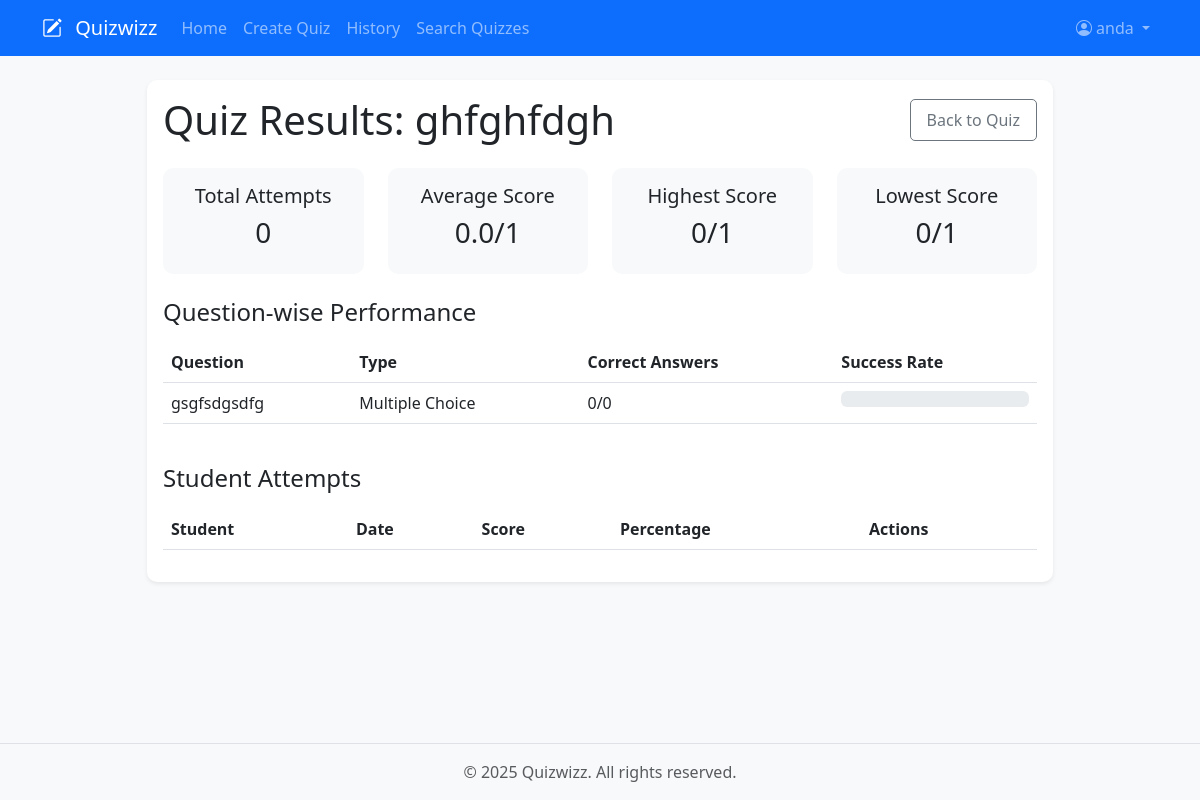
Page /quiz/quiz/1/results (signed in) on the committed database.
### app/models/user.py (models this page shows, shortened)
class User(UserMixin, db.Model):
    __tablename__ = 'users'
    id = db.Column(db.Integer, primary_key=True)
    username = db.Column(db.String(64), unique=True, nullable=False)
    email = db.Column(db.String(120), unique=True, nullable=False)
    password_hash = db.Column(db.String(128))
    role = db.Column(db.String(20), nullable=False, default='student')
    is_teacher = db.Column(db.Boolean, default=False)
    created_at = db.Column(db.DateTime, default=datetime.utcnow)
    profile_picture = db.Column(db.String(200), default='default.jpg')
    bio = db.Column(db.Text)
    quizzes = db.relationship('Quiz', back_populates='author', lazy='dynamic')
    quiz_attempts = db.relationship('QuizAttempt', back_populates='student', lazy='dynamic', overlaps="attempts,user")
    shared_quizzes = db.relationship('Quiz', secondary='shared_quizzes', back_populates='shared_with_users', lazy='dynamic', overlaps="shared_quizzes_list,shared_with_users")
    feedback = db.relationship(QuizFeedback, backref='student', lazy='dynamic')
    bookmarks = db.relationship('Bookmark', backref='user', lazy='dynamic')
    bookmarked_quizzes = db.relationship('Quiz',
                                       secondary='user_bookmarks',
                                       backref=db.backref('bookmarked_by', lazy='dynamic'),
                                       lazy='dynamic')

### app/models/quiz.py (models this page shows, shortened)
class Quiz(db.Model):
    __tablename__ = 'quizzes'
    id = db.Column(db.Integer, primary_key=True)
    title = db.Column(db.String(100), nullable=False)
    description = db.Column(db.Text)
    author_id = db.Column(db.Integer, db.ForeignKey('users.id'), nullable=False)
    created_at = db.Column(db.DateTime, default=datetime.utcnow)
    updated_at = db.Column(db.DateTime, default=datetime.utcnow, onupdate=datetime.utcnow)
    is_public = db.Column(db.Boolean, default=True)
    password = db.Column(db.String(128))
    time_limit = db.Column(db.Integer)  # in minutes
    max_attempts = db.Column(db.Integer, default=1)
    start_time = db.Column(db.DateTime)
    end_time = db.Column(db.DateTime)
    category = db.Column(db.String(50))
    grades_released = db.Column(db.Boolean, default=False)
    author = db.relationship('User', back_populates='quizzes')
    questions = db.relationship('Question', back_populates='quiz', cascade='all, delete-orphan')
    attempts = db.relationship('QuizAttempt', back_populates='quiz', cascade='all, delete-orphan')
    shared_with_users = db.relationship('User', secondary='shared_quizzes', back_populates='shared_quizzes', lazy='dynamic', overlaps="shared_quizzes_list,shared_with")
    feedback = db.relationship(QuizFeedback, backref='quiz', lazy='dynamic', cascade='all, delete-orphan')

class Question(db.Model):
    __tablename__ = 'questions'
    id = db.Column(db.Integer, primary_key=True)
    quiz_id = db.Column(db.Integer, db.ForeignKey('quizzes.id'), nullable=False)
    text = db.Column(db.Text, nullable=False)
    question_type = db.Column(db.String(20), default='mcq')  # mcq or descriptive
    points = db.Column(db.Integer, default=1)
    order = db.Column(db.Integer)
    quiz = db.relationship('Quiz', back_populates='questions')
    options = db.relationship('QuestionOption', back_populates='question', lazy='dynamic', cascade='all, delete-orphan')
    answers = db.relationship('Answer', back_populates='question', lazy='dynamic')

### app/views/quiz.py (the view, shortened to what this page needs)
@quiz_bp.route('/quiz/<int:quiz_id>/results')
@login_required
def quiz_results(quiz_id):
    quiz = Quiz.query.get_or_404(quiz_id)
    if quiz.author_id != current_user.id and not current_user.is_teacher:
        flash('You do not have permission to view these results.', 'danger')
        return redirect(url_for('main.index'))
    attempts = QuizAttempt.query.filter_by(quiz_id=quiz_id).all()
    total_attempts = len(attempts)
    if total_attempts > 0:
        scores = [attempt.score for attempt in attempts if attempt.score is not None]
        if scores:  # Only calculate if we have valid scores
            avg_score = sum(scores) / len(scores)
            max_score = sum(question.points for question in quiz.questions)
            highest_score = max(scores)
            lowest_score = min(scores)
            avg_percentage = (avg_score / max_score) * 100
        else:
            avg_score = 0
            max_score = sum(question.points for question in quiz.questions)
            highest_score = 0
            lowest_score = 0
            avg_percentage = 0
    else:
        avg_score = 0
        max_score = sum(question.points for question in quiz.questions)
        highest_score = 0
        lowest_score = 0
        avg_percentage = 0
    question_stats = []
    for question in quiz.questions:
        correct_answers = 0
        total_answers = 0
        success_rate = (correct_answers / total_answers * 100) if total_answers > 0 else 0
        question_stats.append({
            'question': question,
            'correct_count': correct_answers,
            'total_attempts': total_answers,
            'success_rate': round(success_rate, 2)
        })
    feedback = QuizFeedback.query.filter_by(quiz_id=quiz_id).all()
    return render_template('quiz/results.html',
                         quiz=quiz,
                         attempts=attempts,
                         avg_score=avg_score,
                         max_score=max_score,
                         avg_percentage=avg_percentage,
                         highest_score=highest_score,
                         lowest_score=lowest_score,
                         total_attempts=total_attempts,
                         question_stats=question_stats,
                         feedback=feedback)

### app/models/user.py (called while the page is built)
@login.user_loader
def load_user(id):
    return User.query.get(int(id))

### app/templates/quiz/results.html (shortened to what this page needs)
{% extends "base.html" %}
{% block content %}
<div class="container">
    <div class="row justify-content-center">
        <div class="col-md-10">
            <div class="card shadow-sm mb-4">
                <div class="card-body">
                    <div class="d-flex justify-content-between align-items-center mb-4">
                        <h1 class="card-title mb-0">Quiz Results: {{ quiz.title }}</h1>
                        <a href="{{ url_for('quiz.view_quiz', quiz_id=quiz.id) }}" class="btn btn-outline-secondary">
                             Back to Quiz
                        </a>
                    </div>
                    <div class="row mb-4">
                        <div class="col-md-3">
                            <div class="card bg-light">
                                <div class="card-body text-center">
                                    <h5>Total Attempts</h5>
                                    <h3>{{ total_attempts }}</h3>
                                </div>
                            </div>
                        </div>
                        <div class="col-md-3">
                            <div class="card bg-light">
                                <div class="card-body text-center">
                                    <h5>Average Score</h5>
                                    <h3>{{ "%.1f"|format(avg_score) }}/{{ max_score }}</h3>
                                </div>
                            </div>
                        </div>
                        <div class="col-md-3">
                            <div class="card bg-light">
                                <div class="card-body text-center">
                                    <h5>Highest Score</h5>
                                    <h3>{{ highest_score }}/{{ max_score }}</h3>
                                </div>
                            </div>
                        </div>
                        <div class="col-md-3">
                            <div class="card bg-light">
                                <div class="card-body text-center">
                                    <h5>Lowest Score</h5>
                                    <h3>{{ lowest_score }}/{{ max_score }}</h3>
                                </div>
                            </div>
                        </div>
                    </div>
                    <h4 class="mb-3">Question-wise Performance</h4>
                    <div class="table-responsive">
                        <table class="table table-hover">
                            <thead>
                                <tr>
                                    <th>Question</th>
                                    <th>Type</th>
                                    <th>Correct Answers</th>
                                    <th>Success Rate</th>
                                </tr>
                            </thead>
                            <tbody>
                                {% for stat in question_stats %}
                                <tr>
                                    <td>{{ stat.question.text }}</td>
                                    <td>
                                        {% if stat.question.question_type == 'mcq' %}
                                        Multiple Choice
                                        {% else %}
                                        Descriptive
                                        {% endif %}
                                    </td>
                                    <td>{{ stat.correct_count }}/{{ stat.total_attempts }}</td>
                                    <td>
                                        <div class="progress">
                                        </div>
                                    </td>
                                </tr>
                                {% endfor %}
                            </tbody>
                        </table>
                    </div>
                    <h4 class="mt-4 mb-3">Student Attempts</h4>
                    <div class="table-responsive">
                        <table class="table table-hover">
                            <thead>
                                <tr>
                                    <th>Student</th>
                                    <th>Date</th>
                                    <th>Score</th>
                                    <th>Percentage</th>
                                    <th>Actions</th>
                                </tr>
                            </thead>
                        </table>
                    </div>
                </div>
            </div>
        </div>
    </div>
</div>
{% endblock %}

### app/templates/base.html (shortened to what this page needs)
<!DOCTYPE html>
<html lang="en">
<head>
    <link href="https://cdn.jsdelivr.net/npm/bootstrap@5.3.0/dist/css/bootstrap.min.css" rel="stylesheet">
    <link rel="stylesheet" href="https://cdn.jsdelivr.net/npm/bootstrap-icons@1.7.2/font/bootstrap-icons.css">
    <link rel="stylesheet" href="{{ url_for('static', filename='css/style.css') }}">
</head>
<body>
    <nav class="navbar navbar-expand-lg navbar-dark bg-primary">
        <div class="container">
            <a class="navbar-brand" href="{{ url_for('main.index') }}">
                <i class="bi bi-pencil-square"></i> Quizwizz
            </a>
            <div class="collapse navbar-collapse" id="navbarNav">
                <ul class="navbar-nav me-auto">
                    {% if current_user.is_authenticated %}
                        {% if current_user.is_teacher %}
                            <li class="nav-item">
                                <a class="nav-link {% if request.endpoint == 'main.teacher_home' %}active{% endif %}" href="{{ url_for('main.teacher_home') }}">Home</a>
                            </li>
                            <li class="nav-item">
                                <a class="nav-link {% if request.endpoint == 'quiz.create_quiz' %}active{% endif %}" href="{{ url_for('quiz.create_quiz') }}">Create Quiz</a>
                            </li>
                            <li class="nav-item">
                                <a class="nav-link " href="{{ url_for('main.history') if current_user.is_teacher else url_for('main.student_history') }}">History</a>
                            </li>
                        {% endif %}
                        <li class="nav-item">
                            <a class="nav-link {% if request.endpoint == 'quiz.search_quizzes' %}active{% endif %}" href="{{ url_for('quiz.search_quizzes') }}">Search Quizzes</a>
                        </li>
                    {% endif %}
                </ul>
                <ul class="navbar-nav">
                    {% if current_user.is_authenticated %}
                        <li class="nav-item dropdown">
                            <a class="nav-link dropdown-toggle" href="#" id="navbarDropdown" role="button" data-bs-toggle="dropdown">
                                <i class="bi bi-person-circle"></i> {{ current_user.username }}
                            </a>
                        </li>
                    {% endif %}
                </ul>
            </div>
        </div>
    </nav>
    <main class="container mt-4">
        {% block content %}{% endblock %}
    </main>
    <footer class="footer mt-5 py-3 bg-light">
        <div class="container text-center">
            <span class="text-muted">© 2025 Quizwizz. All rights reserved.</span>
        </div>
    </footer>
</body>
</html>

### app/static/css/style.css (style rules this page uses)
body { min-height: 100vh; display: flex; flex-direction: column; background-color: #f8f9fa; }
main { flex: 1; }
.navbar-brand i { margin-right: 0.5rem; }
.card { border: none; border-radius: 10px; transition: transform 0.2s; }
.btn { border-radius: 5px; padding: 0.5rem 1rem; }
.footer { margin-top: auto; background-color: #f8f9fa; padding: 1rem 0; border-top: 1px solid #dee2e6; }

### rows in the picture
User: username "anda"
Quiz: title "ghfghfdgh"
Question: question.text "gsgfsdgsdfg"

### other values in the picture
{{ total_attempts }} "0"
{{ "%.1f"|format(avg_score) }} "0.0"
{{ max_score }} "1"
{{ highest_score }} "0"
{{ lowest_score }} "0"
{{ stat.correct_count }} "0"
{{ stat.total_attempts }} "0"
